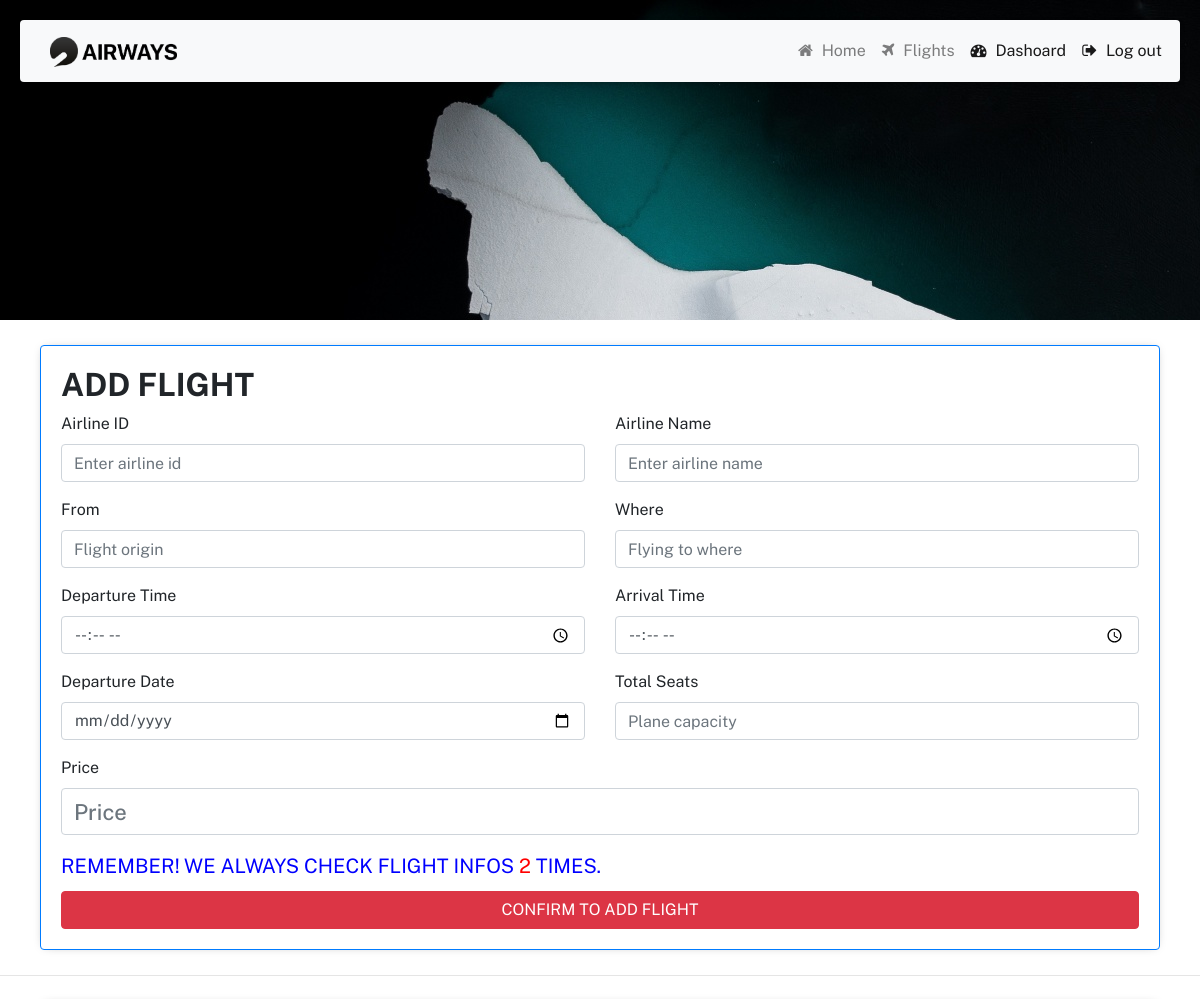
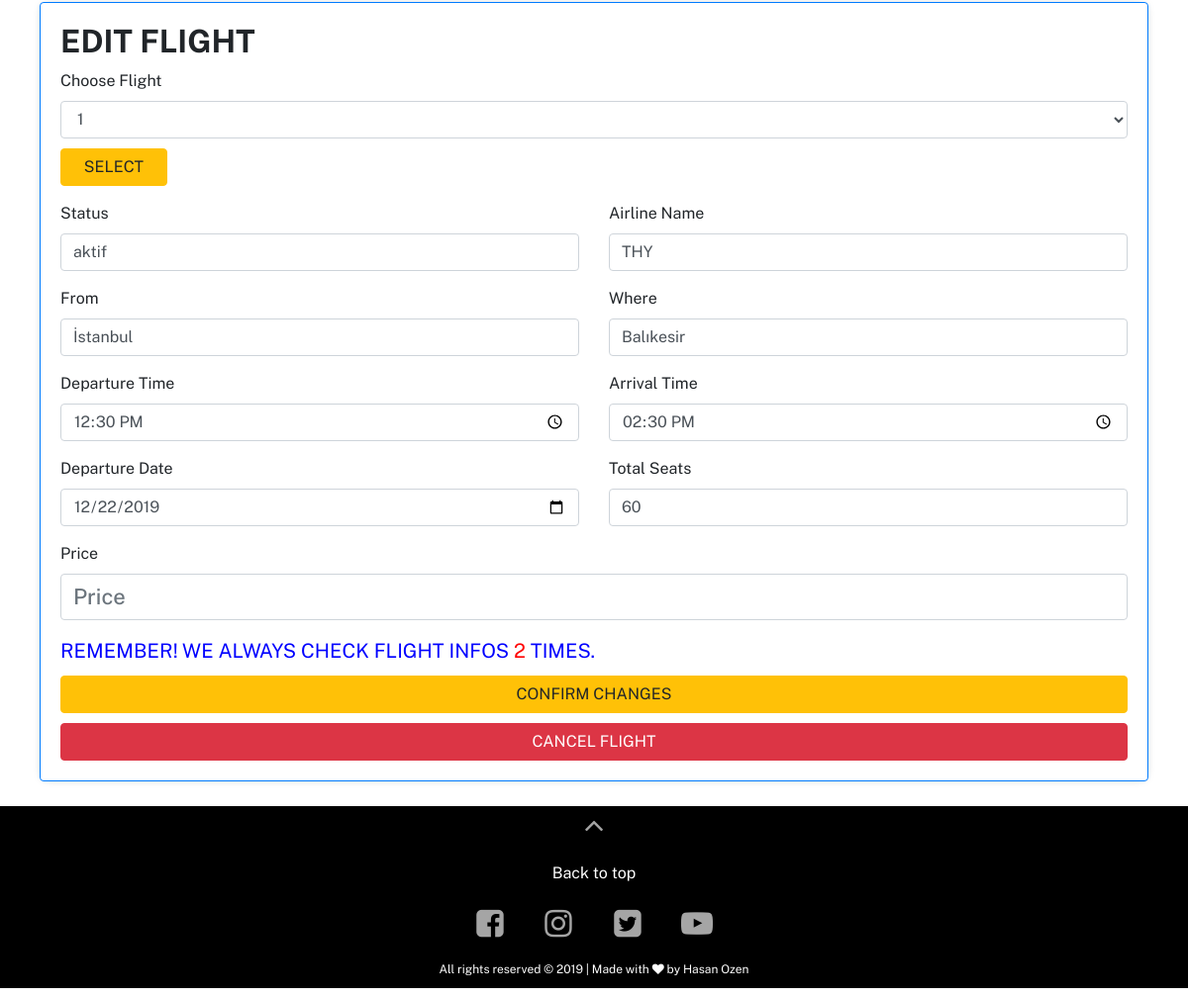
/dashboard (signed in), run on the app's committed database (2 pictures, top to bottom).
### models.py (models this page shows)
class Flight(db.Model):
	__tablename__ = 'flight'
	flight_id = db.Column(db.Integer, primary_key=True)
	airline_Name = db.Column(db.String(80), nullable=False)
	from_location = db.Column(db.String(20), nullable=False)
	to_location = db.Column(db.String(120), nullable=False)
	departure_time = db.Column(db.String(120), nullable=False)
	arrival_time = db.Column(db.String(120), nullable=False)
	depart_date = db.Column(db.String(120), nullable=True)
	total_seats = db.Column(db.Integer, nullable=False)
	status = db.Column(db.String(20), nullable=True)

### routes.py (the view, shortened to what this page needs)
@app.route('/dashboard', methods=['POST', 'GET'])
@roles_required('Admin')
def dashboard():
    global check
    check = 0
    connection = engine.connect()
    metadata = db.MetaData()
    airline_Name = request.form.get('airlineNamee')
    from_location = request.form.get('origine')
    to_location = request.form.get('wheree')
    departure_time = request.form.get('departureTimee')
    arrival_time = request.form.get('arrivalTimee')
    depart_date = request.form.get('departureDatee')
    total_seats = request.form.get('totalSeatse')
    status = 'aktif'
    price=request.form.get('price')
    flightid = request.form.get('flightID')
    query = db.select([Flight]).where(Flight.flight_id == 1)
    result = connection.execute(query)
    flightdetay = result.fetchall()
    flightdetayl = len(flightdetay)
    print(flightdetay)
    query = db.select([Flight.flight_id])
    result = connection.execute(query)
    editid = result.fetchall()
    editidl = len(editid)
    return render_template("dashboard.html", editid=editid, editidl=editidl, flightdetay=flightdetay)

### app.py (called while the page is built)
def roles_required(*role_names):
	def wrapper(view_function):
		@wraps(view_function)
		def decorator(*args, **kwargs):
			if not current_user.is_authenticated:
				flash('önce giriş yapmalısınız')
				return render_template('signin.html')
			if not current_user.has_roles(*role_names):
				flash('bu sayfayı görme yetkiniz yok')
				return render_template('index.html')
			return view_function(*args, **kwargs)
		return decorator
	return wrapper

### templates/dashboard.html (shortened to what this page needs)
<!DOCTYPE html>
<html>
<head>
    <link rel="stylesheet" href="https://stackpath.bootstrapcdn.com/bootstrap/4.4.1/css/bootstrap.min.css">
    <link rel="stylesheet" type="text/css" href="static/css/styles.css">
    <link href="https://stackpath.bootstrapcdn.com/font-awesome/4.7.0/css/font-awesome.min.css" rel="stylesheet">
</head>
<body class="black-bg">
    <div class="home">
        <section class="header">
            <nav class="navbar navbar-expand-md navbar-light bg-light fixed-top">
                <a class="navbar-brand" href="/">
                    <img src="static/images/airways_logo.png"></a>
                <div class="collapse navbar-collapse justify-content-stretch" id="navbarNav">
                    <ul class="navbar-nav ml-auto">
                        <li class="nav-item">
                            <a class="nav-link" href="/">
                                <i class="fa fa-home" aria-hidden="true"></i>
                                Home</a></li>
                        <li class="nav-item">
                            <a class="nav-link" href="/booking-page">
                                <i class="fa fa-plane" aria-hidden="true"></i>
                                Flights</a></li>
                        <li class="nav-item active">
                            <a class="nav-link" href="/dashboard">
                                <i class="fa fa-tachometer" aria-hidden="true"></i>
                                Dashoard<span class="sr-only">(current)</span></a></li>
                        <li class="nav-item active">
                            <a class="nav-link" href="/logout">
                                <i class="fa fa-sign-out" aria-hidden="true"></i>
                                Log out</a></li>
                    </ul>
                </div>
            </nav>
        </section>
    </div>
    <section class="admin-welcome text-center">
        <div class="admin-welcome-center">
            <h1>Welcome Master!</h1>
            <p>You are free to edit or add flights in perspective of rules. Let's fly some!</p>
        </div>
    </section>
    <section class="flight-controls">
        <div class="add-flight">
            <div class="container-fluid">
                <div class="card">
                    <div class="card-body">
                        <h2>Add Flight</h2>
                        <form action="dashboard" data-ajax="true" data-ajax-begin="OnBegin" data-ajax-complete="OnComplete" data-ajax-failure="OnFailure" data-ajax-success="OnSuccess" id="recover" method="POST" novalidate="novalidate">
                            <div class="row">
                                <div class="col-md-6">
                                    <div class="form-group">
                                        <label for="airlineID">Airline ID</label>
                                        <input type="text" class="form-control" name="airlineID" id="airlineID" placeholder="Enter airline id">
                                    </div>
                                    <div class="form-group">
                                        <label for="airlineID">From</label>
                                        <input type="text" class="form-control" name="origine" id="fromLocation" placeholder="Flight origin">
                                    </div>
                                    <div class="form-group">
                                        <label for="departureTime">Departure Time</label>
                                        <input type="time" class="form-control" name="departureTimee" id="departureTime" placeholder="Departure Time">
                                    </div>
                                    <div class="form-group">
                                        <label for="departureDate">Departure Date</label>
                                        <input type="date" class="form-control" name="departureDatee" id="departureDate" placeholder="Departure Date">
                                    </div>
                                </div>
                                <div class="col-md-6">
                                    <div class="form-group">
                                        <label for="airlineName">Airline Name</label>
                                        <input type="text" class="form-control" name="airlineNamee" id="airlineName" placeholder="Enter airline name">
                                    </div>
                                    <div class="form-group">
                                        <label for="airlineID">Where</label>
                                        <input type="text" class="form-control" name="wheree" id="toLocation" placeholder="Flying to where">
                                    </div>
                                    <div class="form-group">
                                        <label for="arrivalTime">Arrival Time</label>
                                        <input type="time" class="form-control" name="arrivalTimee" id="arrivalTime" placeholder="Arrival Time">
                                    </div>
                                    <div class="form-group">
                                        <label for="totalSeats">Total Seats</label>
                                        <input type="number" class="form-control" name="totalSeatse" id="totalSeats" placeholder="Plane capacity">
                                    </div>
                                </div>
                                    <div class="form-group col-md-12">
                                        <label for="totalSeats">Price</label>
                                        <input type="number" class="form-control" name="price" id="price" placeholder="Price">
                                    </div>
                            </div>
                            <a style="color: blue; font-size: 20px;">
                                REMEMBER! WE ALWAYS CHECK FLIGHT INFOS <span style="color: red">2</span> TIMES.
                            </a>
                            <button  type="submit" class="btn btn-danger" style="width: 100%; text-transform: uppercase">Confirm to ADd Flight</button>
                        </form>
                    </div>
                </div>
            </div>
        </div>
        <hr>
        <div class="add-flight">
            <div class="container-fluid">
                <div class="card">
                    <div class="card-body">
                        <h2>Edit Flight</h2>
                        <form action="/dashboard" data-ajax="true" data-ajax-begin="OnBegin" data-ajax-complete="OnComplete" data-ajax-failure="OnFailure" data-ajax-success="OnSuccess" id="recover" method="POST" novalidate="novalidate" >
                            <div class="form-group">
                                <label for="flightID">Choose Flight</label>
                                <select  class="form-control" id="flightID" name="flightID">
                                    <option>{{flightdetay[0][0]}}</option>
                                </select>
                                <button type="submit" class="btn btn-warning" style="width: 10%; text-transform: uppercase">Select</button>
                            </div>
                            <div class="row">
                                <div class="col-md-6">
                                    <div class="form-group">
                                        <label for="airlineID">Status</label>
                                        <input type="text" class="form-control" name="airlineID" id="airlineID" placeholder="Enter status" value={{flightdetay[0][8]}}>
                                    </div>
                                    <div class="form-group">
                                        <label for="airlineID">From</label>
                                        <input type="text" class="form-control" name="origin" id="fromLocation" placeholder="Flight origin" value={{flightdetay[0][2]}}>
                                    </div>
                                    <div class="form-group">
                                        <label for="departureTime">Departure Time</label>
                                        <input type="time" class="form-control" name="departureTime" id="departureTime" placeholder="Departure Time" value={{flightdetay[0][4]}}>
                                    </div>
                                    <div class="form-group">
                                        <label for="departureDate">Departure Date</label>
                                        <input type="date" class="form-control" name="departureDate" id="departureDate" placeholder="Departure Date" value={{flightdetay[0][6]}}>
                                    </div>
                                </div>
                                <div class="col-md-6">
                                    <div class="form-group">
                                        <label for="airlineName">Airline Name</label>
                                        <input type="text" class="form-control" name="airlineName" id="airlineName" placeholder="Enter airline name" value={{flightdetay[0][1]}}>
                                    </div>
                                    <div class="form-group">
                                        <label for="airlineID">Where</label>
                                        <input type="text" class="form-control" name="where" id="toLocation" placeholder="Flying to where" value={{flightdetay[0][3]}}>
                                    </div>
                                    <div class="form-group">
                                        <label for="arrivalTime">Arrival Time</label>
                                        <input type="time" class="form-control" name="arrivalTime" id="arrivalTime" placeholder="Arrival Time" value={{flightdetay[0][5]}}>
                                    </div>
                                    <div class="form-group">
                                        <label for="totalSeats">Total Seats</label>
                                        <input type="number" class="form-control" name="totalSeats" id="totalSeats" placeholder="Plane capacity" value={{flightdetay[0][7]}}>
                                    </div>
                                </div>
                                <div class="form-group col-md-12">
                                        <label for="totalSeats">Price</label>
                                        <input type="number" class="form-control" name="pricee" id="price" value="{{flightdetay[0][11]}}" placeholder="Price">
                                    </div>
                            </div>
                            <a style="color: blue; font-size: 20px;">
                                REMEMBER! WE ALWAYS CHECK FLIGHT INFOS <span style="color: red">2</span> TIMES.
                            </a>
                            <button name="edit"   type="submit" class="btn btn-warning" style="width: 100%; text-transform: uppercase">Confirm Changes</button>
                            <button name="delete" type="submit" class="btn btn-danger" style="width: 100%; text-transform: uppercase">Cancel Flight</button>
                        </form>
                    </div>
                </div>
            </div>
        </div>
    </section>
    <footer id="lightFooter" class="text-center">
        <a href="#" style="padding: 1rem"><i class="fa fa-angle-up" style="transform: scale(2); color: #a5a5a5;"></i></a><br>
        <p>Back to top</p>
        <a href="https://www.facebook.com/hasan.ozen.790" target="_blank" style="padding: 1rem"><i class="fa fa-facebook-square" style="transform: scale(2); color: #a5a5a5"></i></a>
        <a href="https://www.instagram.com/hsnnoznn/" target="_blank" style="padding: 1rem"><i class="fa fa-instagram" style="transform: scale(2); color: #a5a5a5"></i></a>
        <a href="https://www.linkedin.com/in/hasan-özen-337274153" target="_blank" style="padding: 1rem"><i class="fa fa-twitter-square" style="transform: scale(2); color: #a5a5a5"></i></a>
        <a href="https://www.behance.net/hasanozen131fe" target="_blank" style="padding: 1rem"><i class="fa fa-youtube-play" style="transform: scale(2); color: #a5a5a5"></i></a>
        <p style="font-size: 12px;">All rights reserved &copy; 2019 | Made with <span class="fa fa-heart"></span> by Hasan Ozen</p>
    </footer>
</body></html>

### static/css/styles.css (style rules this page uses)
html { scroll-behavior: smooth; }
body { margin: 0; padding: 0; font-family: 'Public Sans', sans-serif; }
.navbar { padding: 10px; margin: 20px; box-sizing: border-box; border-radius: 4px; box-shadow: 0 2px 5px rgba(0, 0, 0, .2); }
.navbar img { height: 30px; padding: 0 20px; }
.navbar-collapse ul li a { text-align: center; }
.navbar-collapse ul li a i { margin-right: 5px; }
#lightFooter { background: #000; }
#lightFooter a i { padding: 10px; }
#lightFooter p { color: #fff; padding: 10px; margin: 10px 0; }
.admin-welcome { color: #fff; height: 40vh; background: url(../images/melting_iceberg-wallpaper-1920x1080.jpg); }
.admin-welcome h1 { margin: 25px; color: #fff; font-size: 58px; font-weight: 700; text-shadow: 0px 0px 5px rgba(0, 0, 0, .3); }
.admin-welcome p { margin: 25px; color: #fff; text-shadow: 0px 0px 5px rgba(0, 0, 0, .7); }
.admin-welcome-center { position: absolute; top: 25%; left: 0; right: 0; -webkit-transform: translateY(-50%); transform: translateY(-50%); }
.flight-controls .add-flight { margin: 25px; }
.flight-controls .add-flight .card h2 { font-weight: 700; text-transform: uppercase; }
.flight-controls button { margin-top: 10px; }
.flight-controls .add-flight .card { border-color: #007bff; -webkit-box-shadow: 0px 0px 10px -5px rgba(0, 0, 0, 0.4); box-shadow: 0px 0px 10px -5px rgba(0, 0, 0, 0.4); }
#price { font-size: 22px; font-weight: 500; }

### data on the page
Flight: flightID "1", airlineID "aktif", origin "İstanbul", departureTime "12:30", departureDate "12/22/2019", airlineName "THY", where "Balıkesir", arrivalTime "14:30", totalSeats "60"
